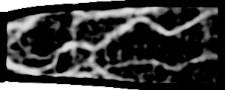
#> input picture data/MMCBNU/enh/001_1_1_1.bmp, 225 x 90 px
$ python -i pre_process.py   (imports and definitions only)
#> lines starting #> are read from the running program, lines starting #| are printed output that depends on the picture
#> further down, picture is the input picture: shape (90, 225, 3); min 0, max 255, mean 58.2
import numpy as np
from PIL import Image
import cv2

def pre_processing(data, return_dtype=float):

    '''
    Image enhancement
    input: data: [0, 255]
    output:
    '''
    if data.ndim == 3:
        data = cv2.cvtColor(data, cv2.COLOR_RGB2GRAY)
    data = data.astype(np.float32)
    img = datasets_normalized(data)
    img = clahe_equalized(img)
    img = adjust_gamma(img, 1.2)

    img = img / 255.
    return img.astype(return_dtype)


# convert RGB image to gray image.
def rgb2gray(rgb):
    r, g, b = rgb.split()
    return g


def clahe_equalized(images):

    clahe = cv2.createCLAHE(clipLimit=2.0, tileGridSize=(8,8))
    images_equalized = np.empty(images.shape)
    images_equalized[:, :] = clahe.apply(np.array(images[:, :],
                                                            dtype = np.uint8))

    return images_equalized


def datasets_normalized(images):

    images_normalized = np.empty(images.shape)
    images_std = np.std(images)
#> images_std = 81.73
    images_mean = np.mean(images)
#> images_mean = 58.16
    images_normalized = (images - images_mean) / images_std
    minv = np.min(images_normalized)
#> minv = -0.712
    images_normalized = ((images_normalized - minv) /
                                (np.max(images_normalized) - minv)) * 255
#> in clahe_equalized, `images_equalized[:, :] = clahe.apply(np.array(images[:, :], dtype = np..`:
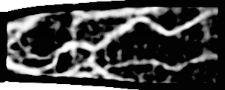
#> images_equalized: shape (90, 225) float64; min 2, max 255, mean 70.7

    return images_normalized


def adjust_gamma(images, gamma=1.0):

#> called with gamma = 1.2
    invGamma = 1.0 / gamma
    table = np.array([((i / 255.0) ** invGamma) * 255
                      for i in np.arange(0, 256)]).astype("uint8")
    new_images = np.empty(images.shape)
    new_images[:, :] = cv2.LUT(np.array(images[:, :],
                                        dtype = np.uint8), table)

    return new_images


import random

class DataAugmenter:
    # [67 lines left out: functions __init__, __call__, _clip, adjust_brightness, adjust_contrast, adjust_saturation, not called in this run]

    def adjust_gaussian(self, img, sigma=3):
        img = cv2.GaussianBlur(img, self.gaussian_kernel, sigma)
        return img

def _random(val_range):
    return np.random.uniform(val_range[0], val_range[1])


# [16 lines left out: function AugmentAgent, not called in this run]

>>> import cv2
>>> picture = cv2.cvtColor(cv2.imread('../data/MMCBNU/enh/001_1_1_1.bmp'), cv2.COLOR_BGR2RGB)
>>> result = pre_processing(picture)

$ run again, on data/MMCBNU/enh/001_1_1_10.bmp
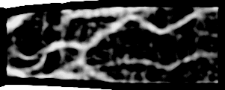
#> input picture data/MMCBNU/enh/001_1_1_10.bmp, 225 x 90 px
#> picture is the input picture: shape (90, 225, 3); min 0, max 255, mean 54
#> images_std = 79.1
#> images_mean = 53.97
#> minv = -0.682
#> in clahe_equalized, `images_equalized[:, :] = clahe.apply(np.array(images[:, :], dtype = np..`:
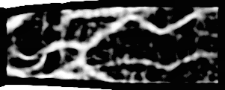
#> images_equalized: shape (90, 225) float64; min 2, max 255, mean 64.8

$ run again, on data/MMCBNU/enh/002_2_1_4.bmp
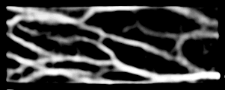
#> input picture data/MMCBNU/enh/002_2_1_4.bmp, 225 x 90 px
#> picture is the input picture: shape (90, 225, 3); min 0, max 255, mean 59.6
#> images_std = 81.33
#> images_mean = 59.61
#> minv = -0.733
#> in clahe_equalized, `images_equalized[:, :] = clahe.apply(np.array(images[:, :], dtype = np..`:
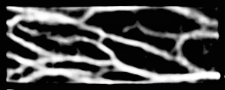
#> images_equalized: shape (90, 225) float64; min 2, max 255, mean 71.8

$ run again, on data/MMCBNU/enh/002_2_1_5.bmp
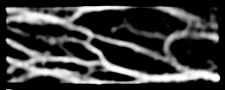
#> input picture data/MMCBNU/enh/002_2_1_5.bmp, 225 x 90 px
#> picture is the input picture: shape (90, 225, 3); min 0, max 255, mean 59.7
#> images_std = 81.34
#> images_mean = 59.68
#> minv = -0.734
#> in clahe_equalized, `images_equalized[:, :] = clahe.apply(np.array(images[:, :], dtype = np..`:
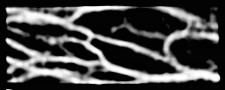
#> images_equalized: shape (90, 225) float64; min 2, max 255, mean 70.3
